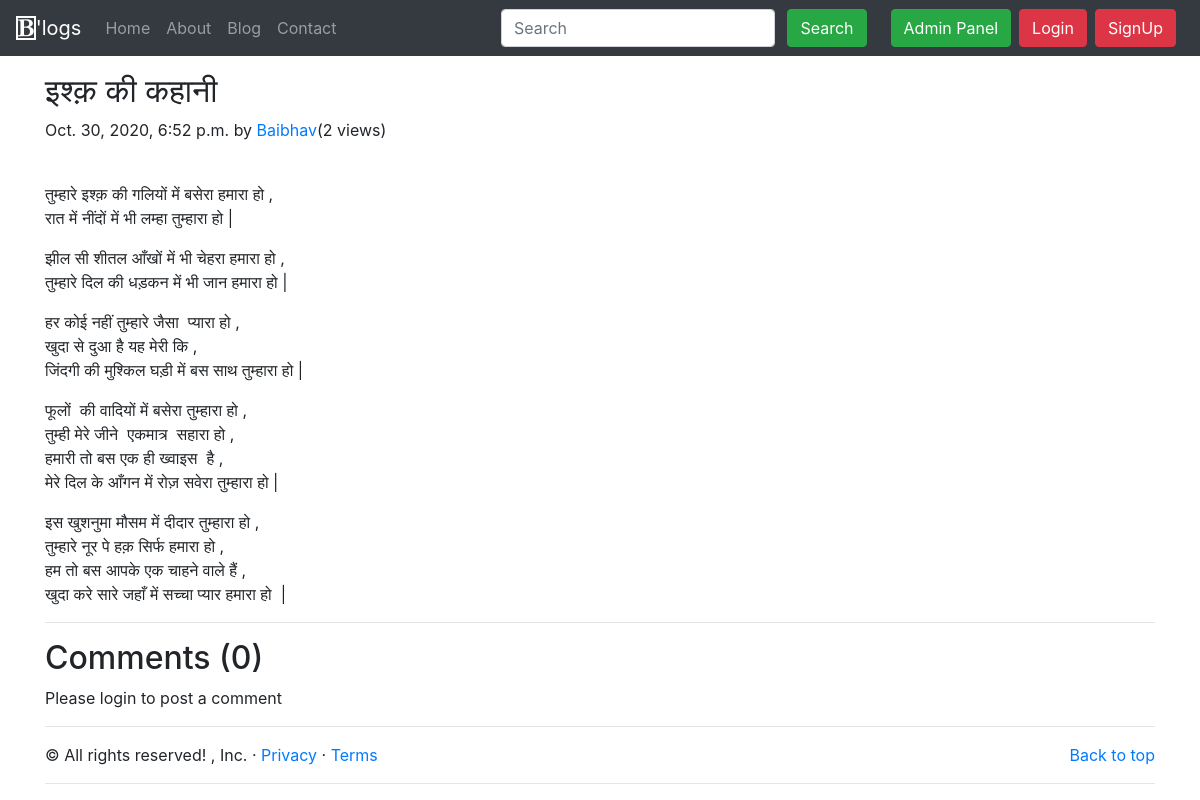
The app's page /blog/ishk-ki-kahani with its own data.
### blog/models.py (models this page shows, shortened)
class Post(models.Model):
    sno = models.AutoField(primary_key = True)
    title = models.CharField( max_length=255)
    content = models.TextField()
    author = models.CharField( max_length=50)
    slug = models.CharField( max_length=130)
    views = models.IntegerField(default=0)
    timeStamp = models.DateTimeField(blank = True)

### blog/views.py (the view)
# urls.py: path('<str:slug>', views.blogPost, name="blogPost"),
def blogPost(request, slug):
    post=Post.objects.filter(slug=slug).first()
    post.views = post.views +1
    post.save()
    comments= BlogComment.objects.filter(post=post, parent = None)
    replies= BlogComment.objects.filter(post=post).exclude(parent = None)
    replyDict = {}
    for reply in replies:
        if reply.parent.sno not in replyDict.keys():
            replyDict[reply.parent.sno] = [reply]
        else:
            replyDict[reply.parent.sno].append(reply)
    context={'post':post, 'comments': comments, 'replyDict':replyDict}
    return render(request, "blog/blogPost.html", context)

### templates/blog/blogPost.html (shortened to what this page needs)
{% extends 'base.html' %}
{% block body %}
{% load humanize %}
{% load extras %}
<div class="container my-3">
    <h2 class="blog-post-title">{{post.title}}</h2>
    <p class="blog-post-meta">{{post.timeStamp}} by <a href="/about">{{post.author}}</a>(<span>{{post.views}} views</span>)</p>
    <p>{{post.content|safe}}</p>
    <hr>
</div>
<div class="container">
    <h2> Comments ({{comments.count}}) </h2>
    <div class="my-2">
        {% if user.is_authenticated %}
        <form action="/blog/postComment" method="post">
            {% csrf_token %}
            <div class="form-group">
                <label for="exampleInputEmail1">Post Comment </label>
                <input type="text" class="form-control" name="comment" placeholder="Enter comment here">
            </div>
            <input type="hidden" name="postSno" value="{{post.sno}}">
            <input type="hidden" name="parentSno" value="">
            <button type="submit" class="btn btn-primary">Submit</button>
        </form>
        {% else %}
        Please login to post a comment
        {% endif %}
    </div>
</div>
{% endblock %}

### records on screen
Post: title "इश्क़ की कहानी", timeStamp "Oct. 30, 2020, 6:52 p.m.", author "Baibhav", views "2", content "तुम्हारे इश्क़ की गलियों में बसेरा हमारा हो , रात में नींदों में भी लम्हा तुम्हारा हो | झील सी शीतल आँखों में भी चेहरा हमारा हो , तुम्हारे दिल की धड़कन में भी जान हमारा हो | हर कोई नहीं तुम्हारे जैसा प्यारा हो , खुदा से दुआ है यह मेरी कि , जिंदगी की मुश्किल घड़ी में बस साथ तुम्हारा हो | फूलों की वादियों में बसेरा तुम्हारा हो , तुम्ही मेरे जीने एकमात्र सहारा हो , हमारी तो बस एक ही ख्वाइस है , मेरे दिल के आँगन में रोज़ सवेरा तुम्हारा हो | इस खुशनुमा मौसम में दीदार तुम्हारा हो , तुम्हारे नूर पे हक़ सिर्फ हमारा हो , हम तो बस आपके एक चाहने वाले हैं , खुदा करे सारे जहाँ में सच्चा प्यार हमारा हो |"

### other values on screen
{{ comments.count }} "0"
